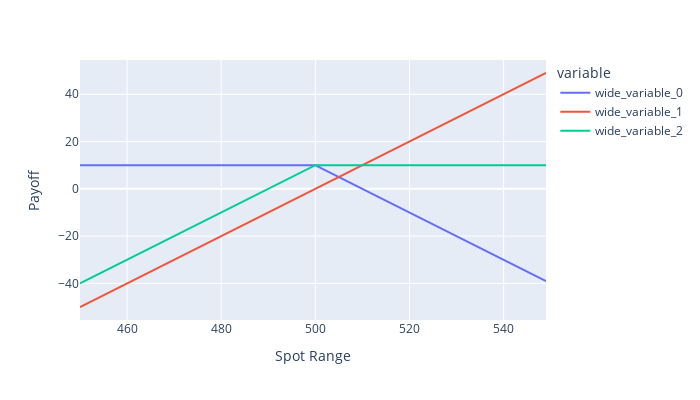

The notebook cell this image was saved under:
### Markdown cell above
### Covered call payoff

### Code cell
covered_call_payoff = short_call_payoff + stock_price_payoff

print(f'Max Profit {covered_call_payoff.max()}')
print(f'Max Loss {covered_call_payoff.min()} (potentially unlimited)')

fig = px.line(x = spot, y = [short_call_payoff,stock_price_payoff,covered_call_payoff]) 
fig.update_layout(height = 400, width = 700, xaxis_title = 'Spot Range', yaxis_title = 'Payoff')

### Figure 1 — Plotly figure (JSON) as saved in the notebook; plotly's stock layout.template omitted (floating-point values rounded to 4 significant figures)
{"data": [{"hovertemplate": "variable=wide_variable_0<br>x=%{x}<br>value=%{y}<extra></extra>", "legendgroup": "wide_variable_0", "line": {"color": "#636efa", "dash": "solid"}, "marker": {"symbol": "circle"}, "mode": "lines", "name": "wide_variable_0", "orientation": "v", "showlegend": true, "type": "scatter", "x": [450, 451, 452, 453, 454, 455, 456, 457, 458, 459, 460, 461, 462, 463, 464, 465, 466, 467, 468, 469, 470, 471, 472, 473, 474, 475, 476, 477, 478, 479, 480, 481, 482, 483, 484, 485, 486, 487, 488, 489, 490, 491, 492, 493, 494, 495, 496, 497, 498, 499, 500, 501, 502, 503, 504, 505, 506, 507, 508, 509, 510, 511, 512, 513, 514, 515, 516, 517, 518, 519, 520, 521, 522, 523, 524, 525, 526, 527, 528, 529, 530, 531, 532, 533, 534, 535, 536, 537, 538, 539, 540, 541, 542, 543, 544, 545, 546, 547, 548, 549], "xaxis": "x", "y": [10, 10, 10, 10, 10, 10, 10, 10, 10, 10, 10, 10, 10, 10, 10, 10, 10, 10, 10, 10, 10, 10, 10, 10, 10, 10, 10, 10, 10, 10, 10, 10, 10, 10, 10, 10, 10, 10, 10, 10, 10, 10, 10, 10, 10, 10, 10, 10, 10, 10, 10, 9, 8, 7, 6, 5, 4, 3, 2, 1, 0, -1, -2, -3, -4, -5, -6, -7, -8, -9, -10, -11, -12, -13, -14, -15, -16, -17, -18, -19, -20, -21, -22, -23, -24, -25, -26, -27, -28, -29, -30, -31, -32, -33, -34, -35, -36, -37, -38, -39], "yaxis": "y"}, {"hovertemplate": "variable=wide_variable_1<br>x=%{x}<br>value=%{y}<extra></extra>", "legendgroup": "wide_variable_1", "line": {"color": "#EF553B", "dash": "solid"}, "marker": {"symbol": "circle"}, "mode": "lines", "name": "wide_variable_1", "orientation": "v", "showlegend": true, "type": "scatter", "x": [450, 451, 452, 453, 454, 455, 456, 457, 458, 459, 460, 461, 462, 463, 464, 465, 466, 467, 468, 469, 470, 471, 472, 473, 474, 475, 476, 477, 478, 479, 480, 481, 482, 483, 484, 485, 486, 487, 488, 489, 490, 491, 492, 493, 494, 495, 496, 497, 498, 499, 500, 501, 502, 503, 504, 505, 506, 507, 508, 509, 510, 511, 512, 513, 514, 515, 516, 517, 518, 519, 520, 521, 522, 523, 524, 525, 526, 527, 528, 529, 530, 531, 532, 533, 534, 535, 536, 537, 538, 539, 540, 541, 542, 543, 544, 545, 546, 547, 548, 549], "xaxis": "x", "y": [-50, -49, -48, -47, -46, -45, -44, -43, -42, -41, -40, -39, -38, -37, -36, -35, -34, -33, -32, -31, -30, -29, -28, -27, -26, -25, -24, -23, -22, -21, -20, -19, -18, -17, -16, -15, -14, -13, -12, -11, -10, -9, -8, -7, -6, -5, -4, -3, -2, -1, 0, 1, 2, 3, 4, 5, 6, 7, 8, 9, 10, 11, 12, 13, 14, 15, 16, 17, 18, 19, 20, 21, 22, 23, 24, 25, 26, 27, 28, 29, 30, 31, 32, 33, 34, 35, 36, 37, 38, 39, 40, 41, 42, 43, 44, 45, 46, 47, 48, 49], "yaxis": "y"}, {"hovertemplate": "variable=wide_variable_2<br>x=%{x}<br>value=%{y}<extra></extra>", "legendgroup": "wide_variable_2", "line": {"color": "#00cc96", "dash": "solid"}, "marker": {"symbol": "circle"}, "mode": "lines", "name": "wide_variable_2", "orientation": "v", "showlegend": true, "type": "scatter", "x": [450, 451, 452, 453, 454, 455, 456, 457, 458, 459, 460, 461, 462, 463, 464, 465, 466, 467, 468, 469, 470, 471, 472, 473, 474, 475, 476, 477, 478, 479, 480, 481, 482, 483, 484, 485, 486, 487, 488, 489, 490, 491, 492, 493, 494, 495, 496, 497, 498, 499, 500, 501, 502, 503, 504, 505, 506, 507, 508, 509, 510, 511, 512, 513, 514, 515, 516, 517, 518, 519, 520, 521, 522, 523, 524, 525, 526, 527, 528, 529, 530, 531, 532, 533, 534, 535, 536, 537, 538, 539, 540, 541, 542, 543, 544, 545, 546, 547, 548, 549], "xaxis": "x", "y": [-40, -39, -38, -37, -36, -35, -34, -33, -32, -31, -30, -29, -28, -27, -26, -25, -24, -23, -22, -21, -20, -19, -18, -17, -16, -15, -14, -13, -12, -11, -10, -9, -8, -7, -6, -5, -4, -3, -2, -1, 0, 1, 2, 3, 4, 5, 6, 7, 8, 9, 10, 10, 10, 10, 10, 10, 10, 10, 10, 10, 10, 10, 10, 10, 10, 10, 10, 10, 10, 10, 10, 10, 10, 10, 10, 10, 10, 10, 10, 10, 10, 10, 10, 10, 10, 10, 10, 10, 10, 10, 10, 10, 10, 10, 10, 10, 10, 10, 10, 10], "yaxis": "y"}], "layout": {"height": 400, "legend": {"title": {"text": "variable"}, "tracegroupgap": 0}, "margin": {"t": 60}, "width": 700, "xaxis": {"anchor": "y", "domain": [0, 1], "title": {"text": "Spot Range"}}, "yaxis": {"anchor": "x", "domain": [0, 1], "title": {"text": "Payoff"}}}}
